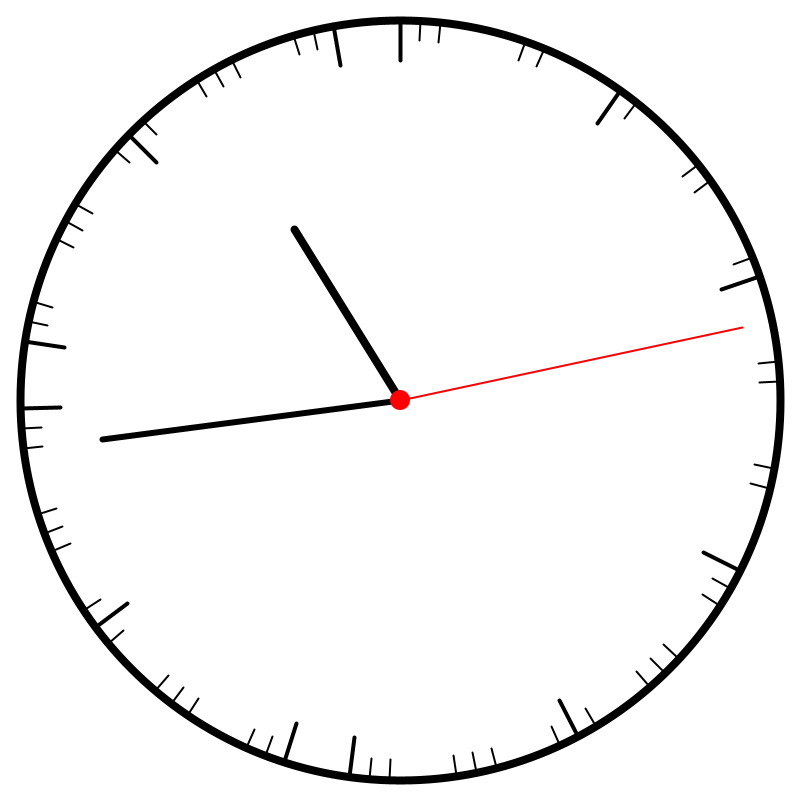
Frame 1 (no input)
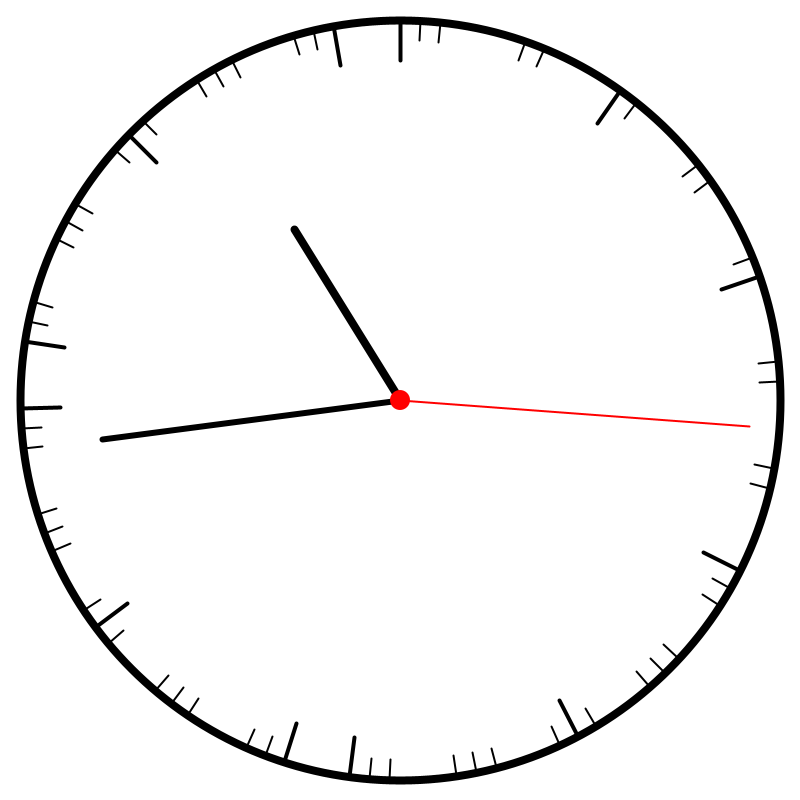
Frame 60 (the mouse pressed at the canvas centre just before this capture)
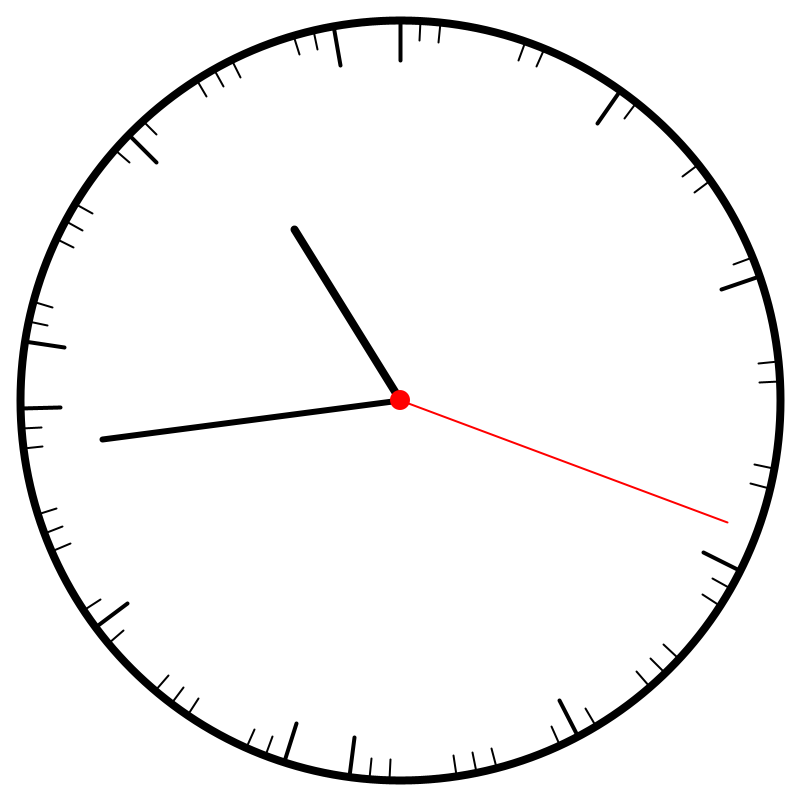
Frame 120 (the mouse held since frame 60 and released just before this capture)

The Processing sketch that drew these frames (run headless with seeded random() and noise(); from frame 60 on, the mouse is pressed at the canvas centre):

// Processing sketch: clock
// ── clock.pde
void setup() {
  size(800, 800) ;
}

void draw() {
  background(255);  
  translate(width / 2, height / 2);  // 화면 중심으로 이동

  // 시계 테두리 그리기
  stroke(0);  
  strokeWeight(8);  
  noFill();
  ellipse(0, 0, 760, 760);  // 시계 테두리
  
  // 시계 마커 그리기
  for (int markerIndex = 0; markerIndex < 60; markerIndex++) {
    pushMatrix();
    rotate(markerIndex * 6);  

    if (markerIndex % 5 == 0) {
      strokeWeight(4);  // 5의 배수는 굵게 그리기
      line(0, -340, 0, -380);  // 긴 마커
    } else {
      strokeWeight(2);  // 짧은 마커
      line(0, -360, 0, -380);  
    }
    popMatrix();
  }

  // 현재 시간 정보 가져오기
  int currentSecond = second();
  int currentMinute = minute();
  int currentHour = hour() % 12;  // 12시간제를 위해 나머지 연산

  // 초침 그리기 (1초마다 6도 회전)
  pushMatrix();
  rotate(currentSecond * -6);  // 초침은 초마다 6도씩 회전
  stroke(255, 0, 0);  // 빨간색
  strokeWeight(2);
  line(0, 0, 0, -350);  // 초침의 길이
  popMatrix();

  // 분침 그리기 (1분마다 6도 회전)
  pushMatrix();
  rotate(currentMinute * -6 + currentMinute * -0.1);  // 분침은 분마다 6도씩 회전, 초에 따라 미세하게 이동
  stroke(0);  // 검은색
  strokeWeight(6);
  line(0, 0, 0, -300);  // 분침의 길이
  popMatrix();

  // 시침 그리기 (1시간마다 30도 회전)
  pushMatrix();
  rotate(currentHour * -30 + currentMinute * -0.5);  // 시침은 시마다 30도씩 회전, 분에 따라 미세하게 이동
  stroke(0);  // 검은색
  strokeWeight(8);
  line(0, 0, 0, -200);  // 시침의 길이
  popMatrix();

  // 시계의 중앙점 그리기
  fill(255, 0, 0);
  noStroke();
  ellipse(0, 0, 20, 20);  // 중앙의 빨간 원
}
